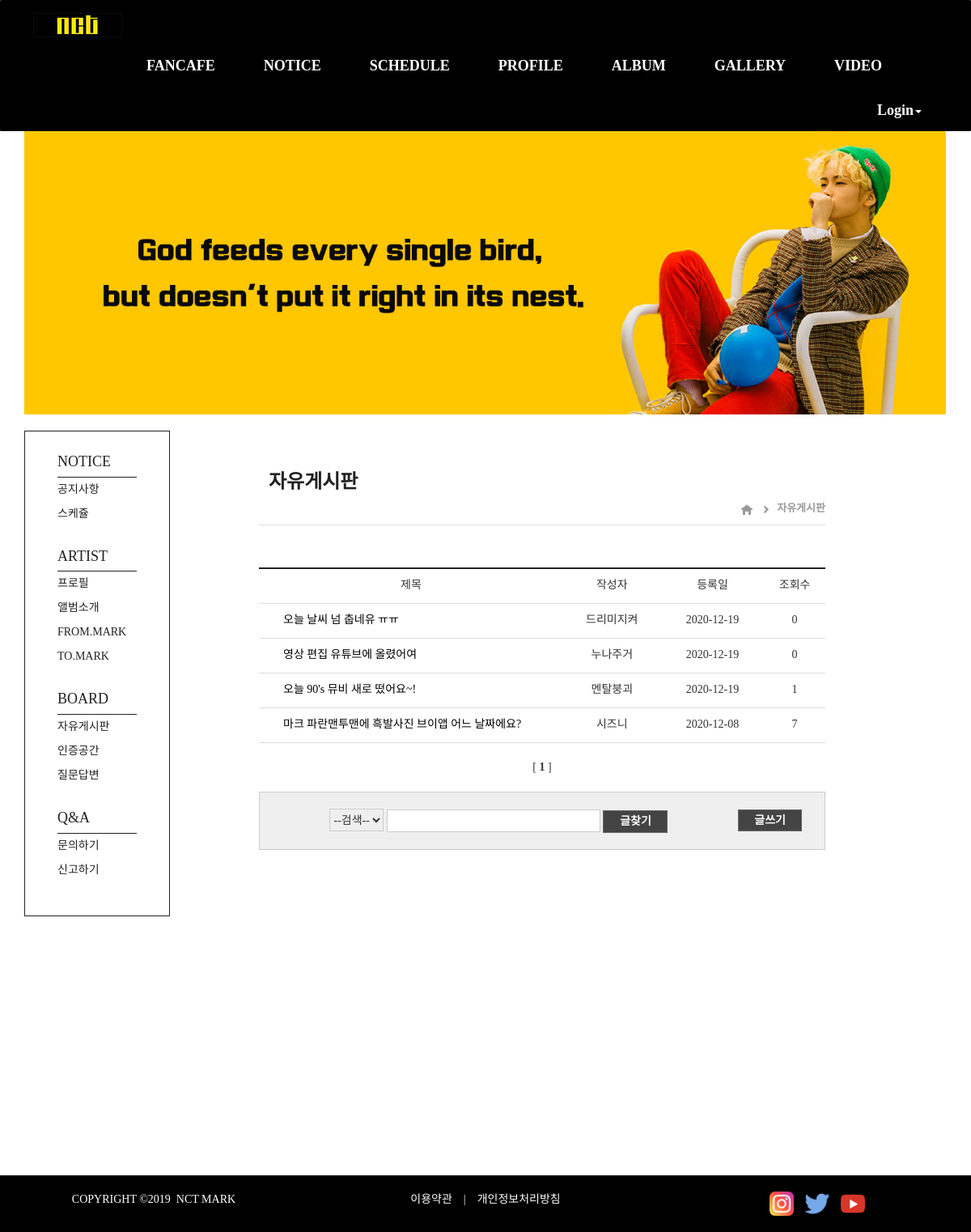
The app's page /board/freetalk_list/, older data.
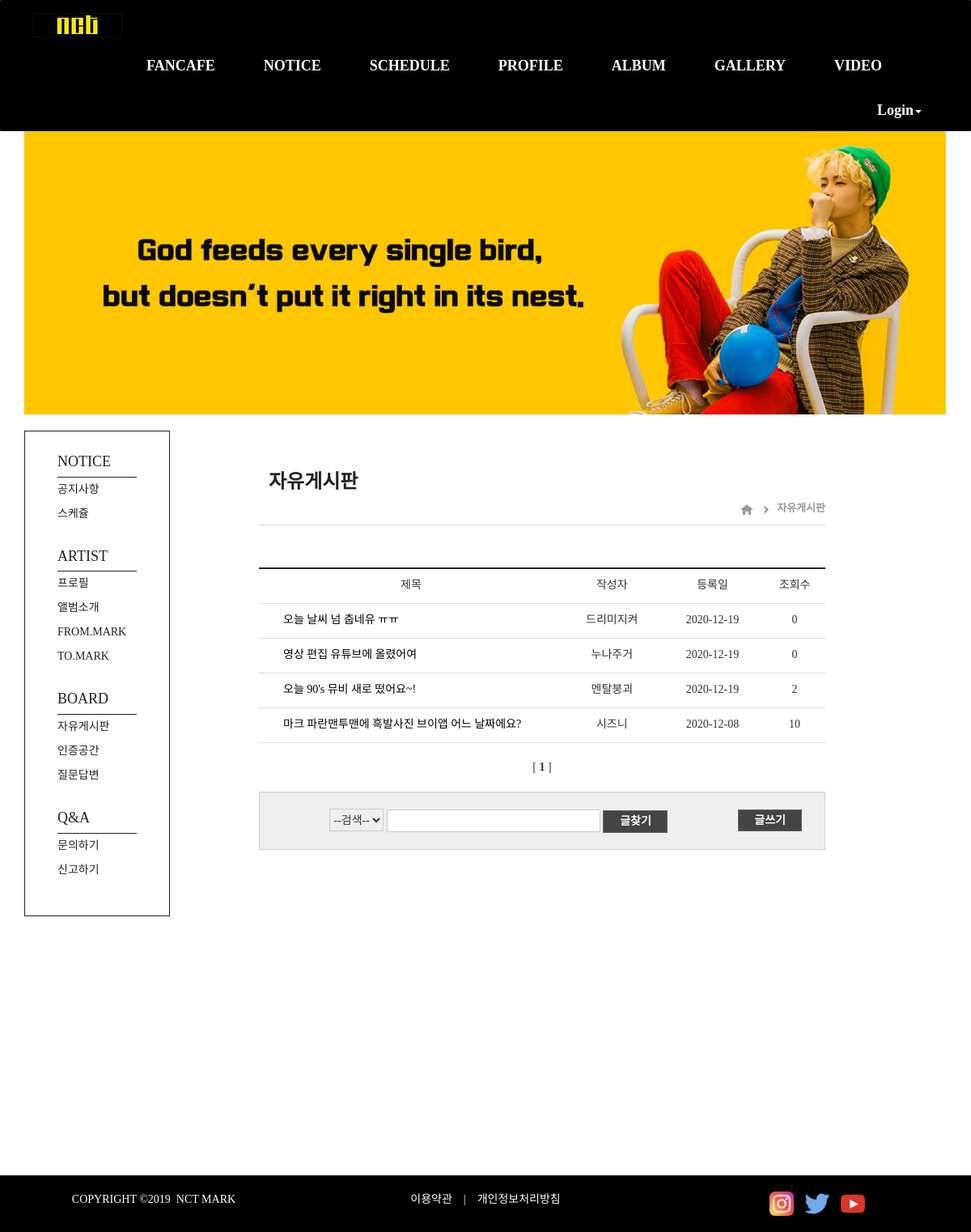
The same page, newer data.
### board/models.py (models this page shows, shortened)
class Freetalk(models.Model):
    objects = models.Manager()
    subject = models.CharField(max_length=45)
    name = models.CharField(max_length=50)
    memo = models.TextField(max_length=300)
    hits = models.PositiveIntegerField(default=0)
    create_date = models.DateField('create_date', auto_now_add=True)
    class Meta:
        ordering = ['-id']

### board/views.py (the view)
# urls.py: path('freetalk_list/', views.freetalk_list, name='freetalk_list'),
def freetalk_list(request):
    restaurants = Freetalk.objects.all()
    pagenator = Paginator(restaurants, 10)
    page = request.GET.get('page')
    if page is None:
        page = 1
    page_F = float(page)
    if page_F <= 10:
        beginPage = 1
    else:
        beginPage = (math.trunc(page_F / 10)) * 10 + 1
    if (beginPage + 10) > pagenator.num_pages:
        lastPage = pagenator.num_pages
    else:
        lastPage = beginPage + 9
    nextRangeStartPage = lastPage + 1
    pageRange = []
    for num in range(beginPage, lastPage+1):
        pageRange.append(num)
    items = pagenator.get_page(page)
    context = {
        'restaurants': items,
        'lastPage': lastPage,
        'pageRange': pageRange,
        'nextRangeStartPage': nextRangeStartPage,
    }
    return render(request, 'board/freetalk_list.html', context)

### board/templates/board/freetalk_list.html (shortened to what this page needs)
{% extends "board/board_base.html" %}
{% block boardbar %}
{% load static %}
<div class="contop">
<table cellspacing=1 width=700>
    <tr>
    <td><h3>&nbsp;&nbsp;자유게시판</h3></td>
    </tr>
    <tr>
        <td><p align=right>
        <a href="{% url 'board:index' %}"><img class="lo_home" src="{% static 'images/lo_home.jpg' %}" alt="home"></a>&nbsp;&nbsp;&nbsp;
        <img class="lo_arrow" src="{% static 'images/lo_arrow.jpg' %}" alt=">">&nbsp;&nbsp;
        <a href="{% url 'board:freetalk_list' %}"><span>자유게시판</span></a></p>
        </td>
    </tr>
</table>
</div>
{% block conbody %}
<div class="conbody">
<table cellspacing=1 width=700 class="tbl_common">
    <tr>
    <td width=340 class="left"><p align=center>제목</p>
    </td>
    <td width=100><p align=center>작성자</p>
    </td>
    <td width=120><p align=center>등록일</p>
    </td>
    <td width=60><p align=center>조회수</p>
    </td>
    </tr>
    {% if restaurants %}
    <ul>
    {% for boardRow in  restaurants %}
    <tr>
    <td width=340 class="cont">
    <p align=left>
    <a href="{% url 'board:freetalk_detail' boardRow.id %}">{{ boardRow.subject }}
    </p>
    </td>
    <td width=100><p align=center>{{ boardRow.name }}</p></td>
    <td width=120><p align=center>{{ boardRow.create_date }}</p></td>
    <td width=60><p align=center>{{ boardRow.hits }}</p></td>
    </tr>
    {% endfor %}
    </ul>
    {% endif %}
</table>
<br>
<table cellspacing=1 width=700 class="tbl_page">
    <tr>
    <td>
    {% for pageNum in pageRange %}
        {% if restaurants.number == pageNum %}
            <spen class="current">
                [
                <b>{{ restaurants.number }}</b>
                ]
            </spen>
        {% else %}
            <a href="?page={{ pageNum }}">[{{ pageNum }}]</a>
        {% endif %}
    {% endfor %}
    </td>
    </tr>
</table>
<br>
<table cellspacing=1 width=700 class="tbl_search">
    <tr>
    <td>
    <form name=searchform method="GET" action="{% url 'board:freetalk_search' %}" enctype="multipart/form-data"><p align=center>
    <select name="findType" class="findType_1">
        <option value selected>--검색--</option>
    </select>
    <input type="text" name="b" class="findType_1" size=30 maxlength=50>
    <input type="submit" class="findType_2" value="글찾기"></p>
    </form>
    </td>
    <td><a href="{% url 'board:freetalk_create' %}" class="findType_2">글쓰기</a></td>
    </tr>
</table>
</div>
{% endblock conbody %}
{% endblock boardbar %}

### board/templates/board/board_base.html
{% extends "base.html" %}
{% block content %}
{% load static %}
<link rel="stylesheet" href="{% static 'css/board.css' %}">
<div class="container">
<div class="container_img"></div>
<br>
<div clsas="container_board">
    {% block sidebar %}
    <div class="side_bar">
        <div class="fanpage_side">
        <ul>
            <li class="title">NOTICE</li>
                <li><a href="{% url 'board:notice_list' %}">공지사항</a></li>
                <li><a href="{% url 'board:schedule' %}">스케쥴</a></li>
            <li class="title">ARTIST</li>
                <li><a href="{% url 'board:profile' %}">프로필</a></li>
                <li><a href="{% url 'board:album' %}">앨범소개</a></li>
                <li><a href="{% url 'board:from_mark_list' %}">FROM.MARK</a></li>
                <li><a href="{% url 'board:to_mark_list' %}">TO.MARK</a></li>
            <li class="title">BOARD</li>
                <li><a href="{% url 'board:freetalk_list' %}">자유게시판</a></li>
                <li><a href="{% url 'board:auth_list' %}">인증공간</a></li>
                <li><a href="{% url 'board:question_list' %}">질문답변</a></li>
            <li class="title">Q&A</li>
                <li><a href="{% url 'board:inquiry' %}">문의하기</a></li>
                <li><a href="{% url 'board:report' %}">신고하기</a></li>
        </ul>
        </div>
    </div>
    {% endblock sidebar%}
    <div class="board_bar">
    {% block boardbar %}
    {% endblock boardbar %}
    </div>
</div>
</div>
<br>
{% endblock content %}

### templates/base.html (shortened to what this page needs)
<!DOCTYPE html>
<html lang="ko">
<head>
    {% load static %}
    <link rel="stylesheet" href="{% static 'css/bootstrap.css' %}">
    <link rel="stylesheet" href="{% static 'css/navbar.css' %}">
</head>
<body style="overflow-x: hidden">
        <nav class="navbar navbar-default">
            <div class="container-fluid">
                <div class="navbar-header">
                    <a class="navbar-brand" href="{% url 'index' %}"><img src="{% static 'images/nct_logo2.png' %}" alt="NCT" width="110px" height="30px"></a>
                </div>
                <div class="collapsed navbar-collapse" id="bs-example-navbar-collapse-1">
                    <ul class="nav navbar-nav">
                        <li><a href="{% url 'board:index' %}">FANCAFE</a></li>
                        <li><a href="{% url 'board:notice_list' %}">NOTICE</a></li>
                        <li><a href="{% url 'board:schedule' %}">SCHEDULE</a></li>
                        <li><a href="{% url 'board:profile' %}">PROFILE</a></li>
                        <li><a href="{% url 'board:album' %}">ALBUM</a></li>
                        <li><a href="{% url 'board:gallery' %}">GALLERY</a></li>
                        <li><a href="{% url 'board:video' %}">VIDEO</a></li>
                    </ul>
                    <ul class="nav navbar-nav navbar-right">
                        <li class="dropdown">
                            <a href="#" class="dropdown-toggle1" data-toggle="dropdown" role="button"
                            aria-haspopup="true" aria-expanded="false">Login<span class="caret"></span></a>
                        </li>
                    </ul>
                </div>
            </div>
        </nav>
{% block content %}{% endblock %}
{% block footer %}
        <footer style="background-color: #000000; color: #ffffff">
            <div class="container_footer">
                <br>
                <div class="row">
                    <div class="col-sm-4" style="text-align: center;">COPYRIGHT &copy;2019&nbsp;&nbsp;NCT MARK</div>
                    <div class="col-sm-4" style="text-align: center;">
                        <a href="{% url 'member:agreement' %}" style="color:white;">이용약관</a>
                        &nbsp;&nbsp;&nbsp;|&nbsp;&nbsp;&nbsp;
                        <a href="{% url 'member:privacy' %}" style="color:white;">개인정보처리방침</a>
                    </div>
                    <div class="col-sm-4" style="text-align: center;">
                        <a href="https://www.instagram.com/nct/" target="_blank"><img class="sns-logo" src="{% static 'images/instagram.png' %}" alt="INSTAGRAM" width="30px" height="30px"></a>
                        <a href="https://twitter.com/NCTsmtown" target="_blank"><img class="sns-logo" src="{% static 'images/twitter.png' %}" alt="TWITTER" width="30px" height="30px"></a>
                        <a href="https://www.youtube.com/channel/UCwgtORdDtUKhpjE1VBv6XfA" target="_blank"><img class="sns-logo" src="{% static 'images/youtube.png' %}" alt="YOUTUBE" width="30px" height="30px"></a>
                    </div>
                </div>
                <br>
            </div>
        </footer>
{% endblock %}
</body>
</html>

### static/css/navbar.css (style rules this page uses)
* { font-family: 'Nanum Gothic'; }
a { color: #000000; text-decoration: none; }
.navbar-default { background-color: #000000; border-color: #000000; border-radius: 1px; }
.navbar-default .navbar-brand { color: #ffffff; }
.navbar-default .navbar-nav > li >a { color: white; }

### static/css/board.css (style rules this page uses)
.container_img { background-image: url("../images/board.jpg"); background-size: 100%; width: 1139px; height: 350px; margin-top:-20px; }
.side_bar { width: 180px; height: 900px; float: left; }
.board_bar { width: 950px; float: right; position: absolute; margin-left:190px; border: none; padding: 30px 20px 0px 100px; }
li { list-style: none; }
.fanpage_side { width: 180px; height: 600px; position: relative; padding-right: 40px; border: 1px solid #222; }
.fanpage_side ul li.title { color: #222; font-size: 18px; margin-top: 20px; border-bottom: 1px solid #222; }
.fanpage_side ul li { display: block; padding: 5px 0; }
.fanpage_side ul li a { color: #222; font-size: 14px; }

### templates/base.html (style rules this page uses)
.navbar-default .navbar-header .navbar-brand { margin-left: 10px; }
.navbar-default .navbar-nav { margin-left: 95px; font-weight: bold; }

### board/templates/board/freetalk_list.html (style rules this page uses)
h3 { color:#222; font-weight: bold; }
.contop { width:700px; border-bottom: 1px solid #ddd; }
.contop span { font-size: 13px; color: #999; font-weight: bold; }
.conbody { padding-top: 42px; }
.tbl_common { border-top: 2px solid #222; border-bottom: 1px solid #ddd; }
.tbl_common td { padding: 8px 8px 0 0; border-bottom: 1px solid #ddd; line-height: 24px; }
.tbl_common .cont { padding-left: 30px; }
.tbl_page { text-align: center; }
.tbl_search { background: #efefef; border: 1px solid #ccc; }
.tbl_search form { padding:20px 10px 10px 10px; }
.tbl_search .findType_1 { height: 28px; border: 1px solid #ccc; }
.tbl_search .findType_2 { width: 80px; height: 28px; background:#444; border: 1px solid #666; color: #fff; font-weight: bold; vertical-align: middle; cursor: pointer; }
.tbl_search a.findType_2 { padding: 5px 19.3px 5px 19.3px; text-decoration: none; }

Row changes from the older to the newer data that the page shows:
changed Freetalk "오늘 90's 뮤비 새로 떴어요~!": hits "1" → "2"
changed Freetalk "마크 파란맨투맨에 흑발사진 브이앱 어느 날짜에요?": hits "7" → "10"
